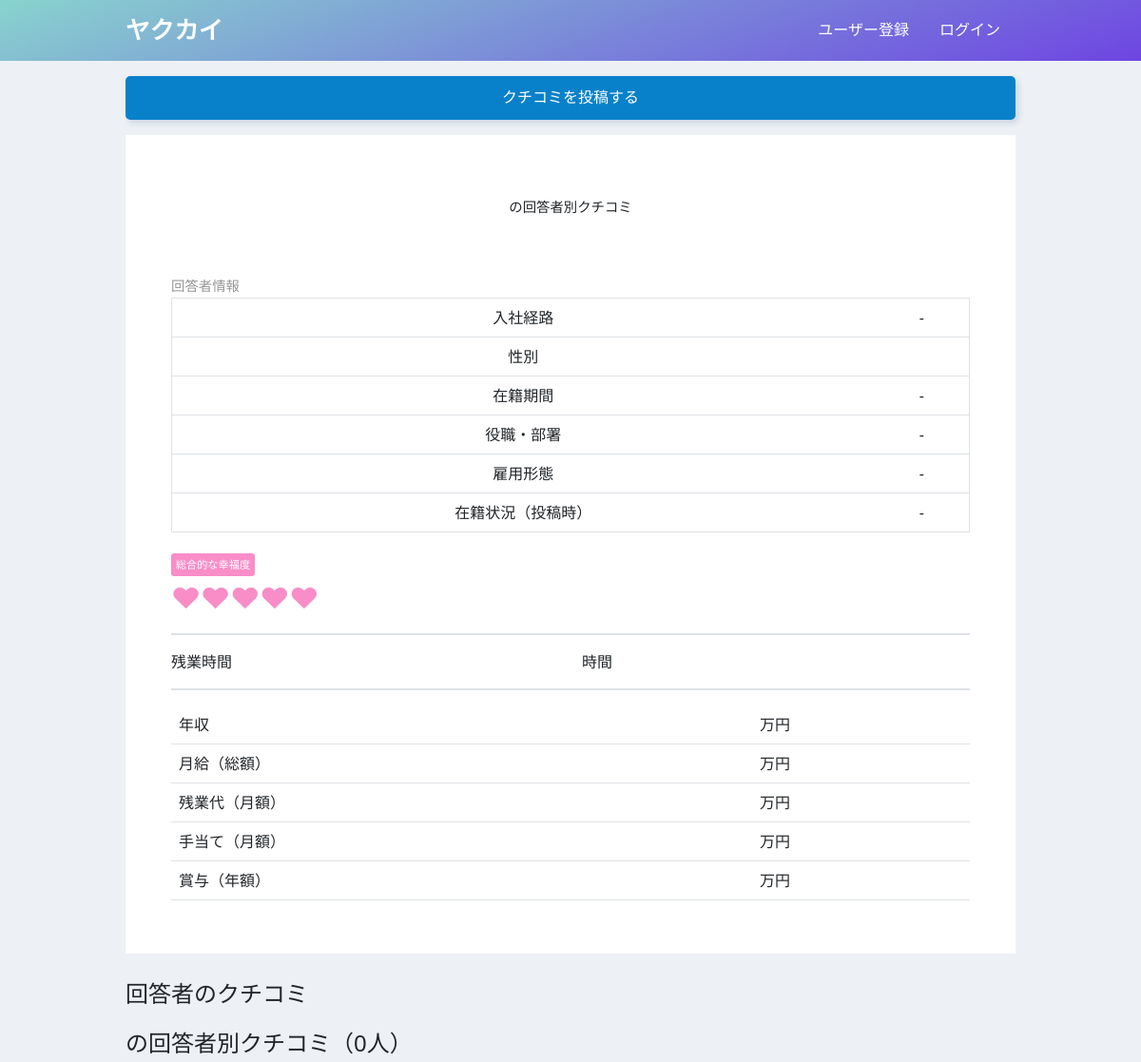
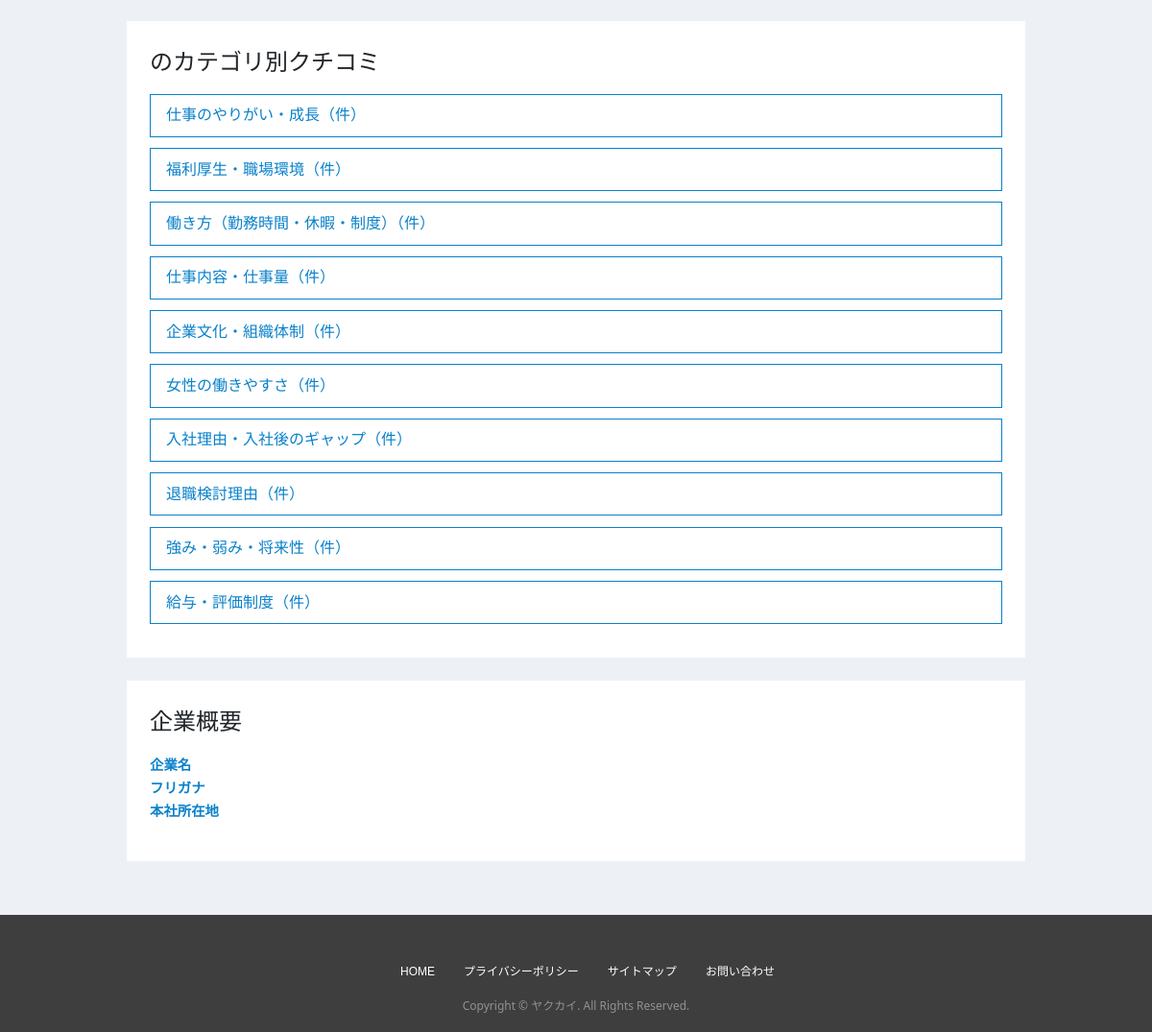
The app's page /post.php with its own data (2 pictures, top to bottom).
### tables this page shows
CREATE TABLE `category` (
  `id` int(11) NOT NULL,
  `name` varchar(255) NOT NULL,
  `delete_flg` tinyint(1) NOT NULL DEFAULT '0',
  `create_date` datetime NOT NULL,
  `update_date` timestamp NOT NULL DEFAULT CURRENT_TIMESTAMP
);

### function.php (called while the page is built, shortened)
<?php
$debug_flg = true;
function dbConnect(){
  if(empty(getenv('PDO_DSN'))){
    $dsn = 'mysql:dbname=yakukai;host=localhost:8889;charset=utf8';
  }else{
    $dsn = getenv('PDO_DSN');
  }
  if(empty(getenv('PDO_USER'))){
    $user = 'root';
  }else{
    $user = getenv('PDO_USER');
  }
  if(empty(getenv('PDO_USER'))){
    $password = 'root';
  }else{
    $password = getenv('PDO_PASSWORD');
  }
  $options = array(
    PDO::ATTR_ERRMODE => PDO::ERRMODE_SILENT,
    PDO::ATTR_DEFAULT_FETCH_MODE => PDO::FETCH_ASSOC,
  );
  $dbh = new PDO($dsn, $user, $password, $options);
  return $dbh;
}
function queryPost($dbh, $sql, $data){
  $stmt = $dbh->prepare($sql);
  if(!$stmt->execute($data)){
    debug('クエリに失敗しました');
    debug('失敗したSQL：' . print_r($sql, true));
    $err_msg['common'] = MSG07;
    return 0;
  }
  return $stmt;
}
function getPostAll($post_id){
  try{
    $dbh = dbConnect();
    $sql = 'SELECT * FROM posts WHERE id = :post_id AND post_flg = 1 AND delete_flg = 0';
    $data = array(':post_id' => $post_id);
    $stmt = queryPost($dbh, $sql, $data);
    if($stmt){
      $result['post'] = $stmt->fetch(PDO::FETCH_ASSOC);
    }else{
      return false;
    }
  } catch (Exeption $e){
    error_log('エラー発生：' . $e->getMessage());
  }
  try{
    $dbh = dbConnect();
    $sql = 'SELECT ratings.rating_item_id, ratings.rating, rating_items.name FROM ratings LEFT JOIN rating_items ON ratings.rating_item_id = rating_items.id WHERE ratings.post_id = :post_id AND ratings.post_flg = 1 AND ratings.delete_flg = 0';
    $data = array(':post_id' => $post_id);
    $stmt = queryPost($dbh, $sql, $data);
    if($stmt){
      $result['rating'] = $stmt->fetchAll();
    }else{
      return false;
    }
  } catch (Exeption $e){
    error_log('エラー発生：' . $e->getMessage());
  }
  try{
    $dbh = dbConnect();
    $sql = 'SELECT answers.answer, category.id AS category_id, category.name AS category, answer_items.name AS answer_item FROM answers
      LEFT JOIN category ON answers.category_id = category.id
      LEFT JOIN answer_items ON answers.answer_item_id = answer_items.id
      WHERE answers.post_id = :post_id AND answers.post_flg = 1 AND answers.delete_flg = 0';
    $data = array(':post_id' => $post_id);
    $stmt = queryPost($dbh, $sql, $data);
    if($stmt){
      $result['answer'] = $stmt->fetchAll();
    }else{
      return false;
    }
  } catch (Exeption $e){
    error_log('エラー発生：' . $e->getMessage());
  }
  return $result;
}
function getPostList($company_id){
  try{
    $dbh = dbConnect();
    $sql = 'SELECT users.sex, posts.id, posts.employment_type, posts.registration, posts.entry_type, posts.entry_date, posts.department, posts.position, posts.create_date, rating_item_id, ratings.rating
            FROM posts
            LEFT JOIN users ON posts.user_id = users.id
            LEFT JOIN employment_type ON posts.employment_type = employment_type.id
            LEFT JOIN ratings ON posts.user_id = ratings.user_id
            WHERE posts.company_id = :company_id AND ratings.rating_item_id = 1 AND posts.post_flg = 1 AND posts.delete_flg = 0 AND users.delete_flg = 0';
    $data = array(':company_id' => $company_id);
    $stmt = queryPost($dbh, $sql, $data);
    if($stmt){
      return $stmt->fetchAll();
    }else{
      return false;
    }
  } catch (Exeption $e){
    error_log('エラー発生：' . $e->getMessage());
  }
}
function getCategory($company_id = NULL){
  $result = array();
  try{
    $dbh = dbConnect();
    $sql = 'SELECT id, name FROM category';
    $data = array();
    $stmt = queryPost($dbh, $sql, $data);
    if($stmt){
      $result = $stmt->fetchAll();
    }else{
      return false;
    }
  } catch (Exception $e){
    error_log('エラー発生：' . $e->getMessage());
  }
  return $result;
}

### post.php (the view, shortened to what this page needs)
<?php
require('function.php');
$company_id = (!empty($_GET['c_id'])) ? $_GET['c_id'] : '';
$post_id = (!empty($_GET['p_id'])) ? $_GET['p_id'] : '';
$dbCompanyData = getCompanyOne($company_id);
$dbCategoryData = getCategory($company_id);
$dbPostData = getPostAll($post_id);
$dbPostList = getPostList($company_id);
?>
<?php
require('head.php');
?>
<body>
  <div class="l-all-wrapper">
  <?php
    require('header.php');
  ?>
  <main>
    <div class="l-content-wrapper">
      <div class="l-container">
        <div class="u-mb-3">
          <a href="surveyInfo.php" class="c-button c-button--blue c-button--width100">クチコミを投稿する</a>
        </div>
        <div class="l-content p-post-head">
          <section>
            <h1 class="c-page-title"><?php echo $dbCompanyData['info']['name']; ?><span class="company-title-append">の回答者別クチコミ</span></h1>
            <span class="p-user-info">回答者情報</span>
            <table class="table border u-text-center">
              <tbody>
                <tr>
                  <td>入社経路</td>
                  <td>
                    <?php
                      if(isset($dbPostData['post']['entry_type'])){
                        echo ENTRY_TYPE[$dbPostData['post']['entry_type']];
                      }else{
                        echo '-';
                      }
                    ?>
                  </td>
                </tr>
                <tr>
                  <td>性別</td>
                  <td>
                  </td>
                </tr>
                <tr>
                  <td>在籍期間</td>
                  <td>
                    <?php
                      if($dbPostData['post']['registration'] == 1){
                        echo getYearDiff($dbPostData['post']['entry_date'], $dbPostData['post']['update_date']).'年';
                      }else{
                        echo '-';
                      }
                    ?>
                  </td>
                </tr>
                <tr>
                  <td>役職・部署</td>
                  <td>
                    <?php
                      if(isset($dbPostData['post']['department'])){
                        echo $dbPostData['post']['department'];
                      }else{
                        echo '-';
                      }
                    ?>
                  </td>
                </tr>
                <tr>
                  <td>雇用形態</td>
                  <td>
                    <?php
                      if(isset($dbPostData['post']['employment_type'])){
                        echo EMP_TYPE[$dbPostData['post']['employment_type']];
                      }else{
                        echo '-';
                      }
                    ?>
                  </td>
                </tr>
                <tr>
                  <td>在籍状況（投稿時）</td>
                  <td>
                    <?php
                      if(isset($dbPostData['post']['registration'])){
                        echo REGISTRATION[$dbPostData['post']['registration']];
                      }else{
                        echo '-';
                      }
                    ?>
                  </td>
                </tr>
              </tbody>
            </table>
            <div class="head-rating u-mb-4">
              <span class="level-of-well-being p-post-total-rating">総合的な幸福度</span>
              <br>
              <span class="heart5_rating" data-rate="<?php echo $dbPostData['rating'][0]['rating']; ?>"></span>
            </div>
            <div class="u-mb-5">
              <div class="u-mb-3">
                <div class="border"></div>
              </div>
              <div class="u-mb-3">
                <ul class="list-unstyled">
                  <li>
                    <div class="row">
                      <div class="col-6">残業時間</div>
                      <div class="col-6"><?php echo $dbPostData['post']['over_time']; ?>時間</div>
                    </div>
                  </li>
                </ul>
                <div class="border"></div>
              </div>
              <div class="u-mb-3">
                <table class="table">
                  <tbody>
                    <tr>
                      <td>年収</td>
                      <td><?php echo $dbPostData['post']['anual_total_salary']; ?>万円</td>
                    </tr>
                    <tr>
                      <td>月給（総額）</td>
                      <td><?php echo $dbPostData['post']['monthly_total_salary']; ?>万円</td>
                    </tr>
                    <tr>
                      <td>残業代（月額）</td>
                      <td><?php echo $dbPostData['post']['monthly_overtime_salary']; ?>万円</td>
                    </tr>
                    <tr>
                      <td>手当て（月額）</td>
                      <td><?php echo $dbPostData['post']['monthly_allowance']; ?>万円</td>
                    </tr>
                    <tr>
                      <td>賞与（年額）</td>
                      <td><?php echo $dbPostData['post']['anual_bonus_salary']; ?>万円</td>
                    </tr>
                  </tbody>
                </table>
              </div>
            </div>
          </section>
        </div>
        <h2>回答者のクチコミ</h2>
        <h2><?php echo $dbCompanyData['info']['name']; ?>の回答者別クチコミ（<?php echo count($dbPostList); ?>人）</h2>
        <section class="p-company-section">
          <h2><?php echo $dbCompanyData['info']['name']; ?>のカテゴリ別クチコミ</h2>
          <div class="kutikomi-category-list">
            <ul class="p-category-list">
              <?php foreach($dbCategoryData as $key => $val){ ?>
                <li><a class="p-category-list__item" href="category.php?co=<?php echo $company_id.'&ca='.$val['id']; ?>"><?php echo $val['name']; ?>（<?php echo $val['count']['COUNT(answers.id)']; ?>件）</a></li>
              <?php } ?>
            </ul>
          </div>
        </section>
        <section class="p-company-section">
          <h2>企業概要</h2>
          <div class="company-info">
            <dl>
              <dt>企業名</dt>
              <dd><?php echo $dbCompanyData['info']['name']; ?></dd>
              <dt>フリガナ</dt>
              <dd><?php echo $dbCompanyData['info']['furigana']; ?></dd>
              <dt>本社所在地</dt>
              <dd><?php echo $dbCompanyData['info']['prefecture_name'].$dbCompanyData['info']['city_name'].$dbCompanyData['info']['street_number']; ?></dd>
            </dl>
          </div>
        </section>
      </div>
    </div>
  </main>
  <?php
    require('footer.php');
  ?>

### records on screen
category: name "仕事のやりがい・成長"
category: name "福利厚生・職場環境"
category: name "働き方（勤務時間・休暇・制度）"
category: name "仕事内容・仕事量"
category: name "企業文化・組織体制"
category: name "女性の働きやすさ"
category: name "入社理由・入社後のギャップ"
category: name "退職検討理由"
category: name "強み・弱み・将来性"
category: name "給与・評価制度"

### other values on screen
count($dbPostList) "0"
